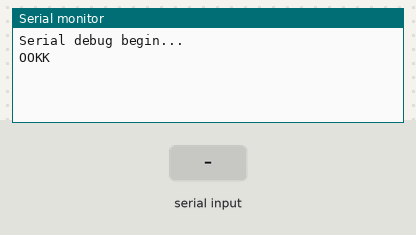
Recording of a sketch running on a simulated Arduino Uno, built with avr-gcc and run on an emulated ATmega328P. Parts: the last lines printed to the serial monitor. Inputs (shaded band) come from the test bench. The modem accepts every AT command (registered, SIM ready, sends succeed) and sends nothing else.

Above: at 1.2 s.
1.3 s: "1" received over the second serial link
At 2.3 s:
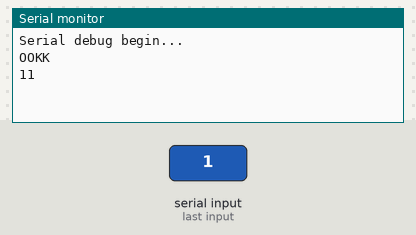
2.8 s: "0" received over the second serial link
At 3.4 s:
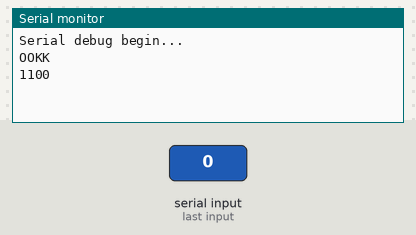

Measured:
- after the input at 1.3 s, the serial monitor: prints a new line at once (image 1)
- after the input at 2.8 s, the serial monitor: prints a new line at once (image 2)

The sketch:

SIM800.ino
```cpp
/*
  Sketch: SIM800 Serial Debug

  Function: This sketch is used to communicate with SIM800 with AT commands.
*********************************************************************************
  note: the following pins has been used and should not be used for other purposes.
  pin 8   // tx pin
  pin 7   // rx pin
  pin 9   // power key pin
  pin 12  // power status pin
*********************************************************************************
  created on 2013/12/5, version: 0.1
  by lawliet.zou(lawliet.zou@gmail.com)
*/

// #include "gprs.h"
#include <SoftwareSerial.h>

// GPRS mySIM(9600);//BaudRate

SoftwareSerial mySIM(3, 4);

void setup() {
  Serial.begin(9600);
  Serial.println("Serial debug begin...");
  //  mySIM.preInit();//Power on SIM800
  //  while(0 != mySIM.sendATTest())
  //  {
  //      Serial.println("sim800 init error!");
  //  }
  //  Serial.println("sim800 init O.K!");

  mySIM.begin(9600);
  mySIM.write("AT\n");

}

void loop() {

  char test[32];

  if (mySIM.available()) {
    Serial.write(mySIM.peek());
    Serial.write(mySIM.read());

  }
  if (Serial.available()) {
    mySIM.write(Serial.read());
  }

  //  mySIM.serialDebug();
}
```
